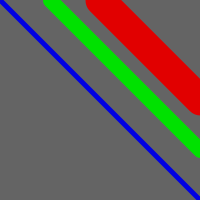
Frame 1 (no input)
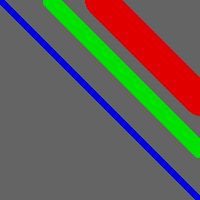
Frame 60 (the mouse pressed at the canvas centre just before this capture)
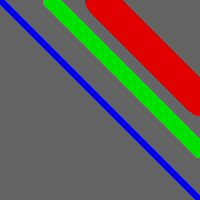
Frame 120 (the mouse held since frame 60 and released just before this capture)

The Processing sketch that drew these frames (run headless with seeded random() and noise(); from frame 60 on, the mouse is pressed at the canvas centre):

// Processing sketch: line_width
// ── line_width.pde
void setup()
{
  size(200,200);
  background(100);
}  

void draw()
{
  stroke(0,0,225);
  strokeWeight(5);
  line(0,0,200,200);
  
  stroke(0,225,0);
  strokeWeight(15);
  line(50,0,200,150);
  
  stroke(225,0,0);
  strokeWeight(30);
  line(100,0,200,100);
}  
